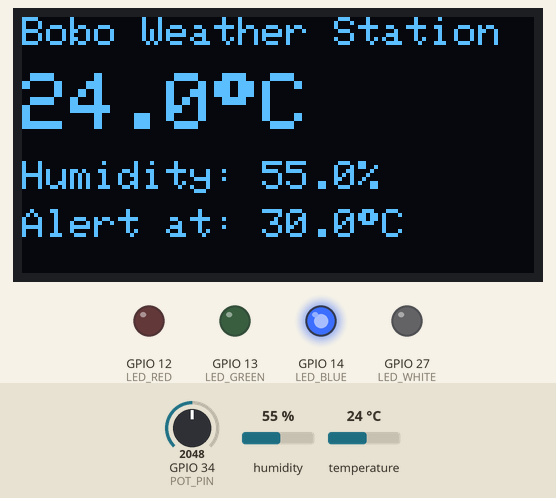
Bench run of a sketch on a simulated ESP32. On the bench: 128×64 one-colour display, output pins drawn as LEDs (lit = HIGH). Inputs (shaded band) come from the test bench; at power-on: humidity 55 %, GPIO 34 (POT_PIN) = 2048, temperature 24 °C. WiFi joins after 1.5 s; servers stay silent unless stated; what the sketch prints to the serial monitor is not drawn.

Above: at 2.7 s.
2.8 s: humidity set to 68 %
At 5.1 s:
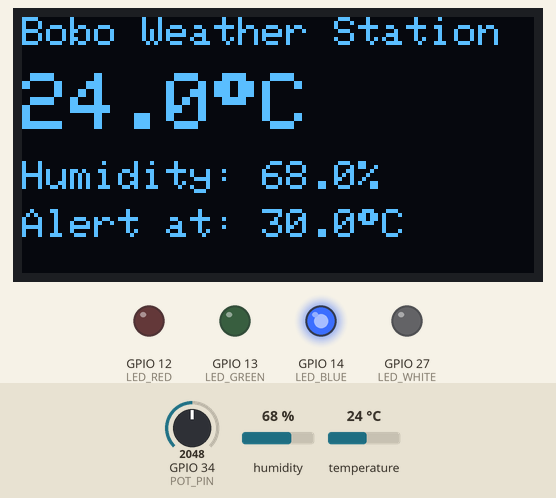
5.5 s: humidity set to 71 %
At 6.0 s:
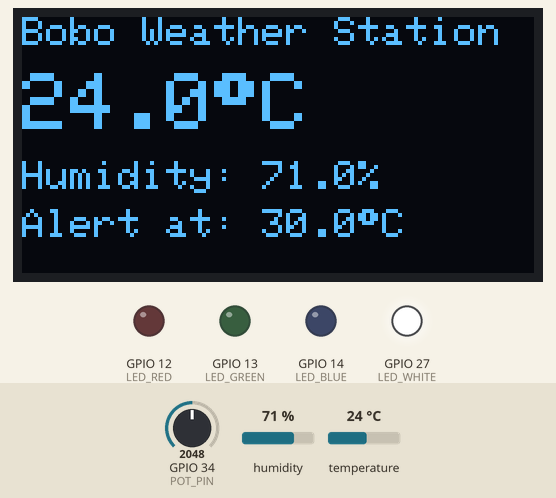
8.2 s: GPIO 34 (POT_PIN) set to 1084
At 10.3 s:
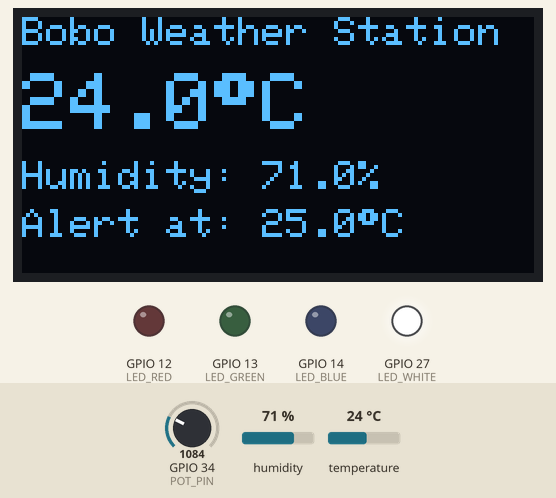
11.2 s: GPIO 34 (POT_PIN) set to 998
At 12.4 s:
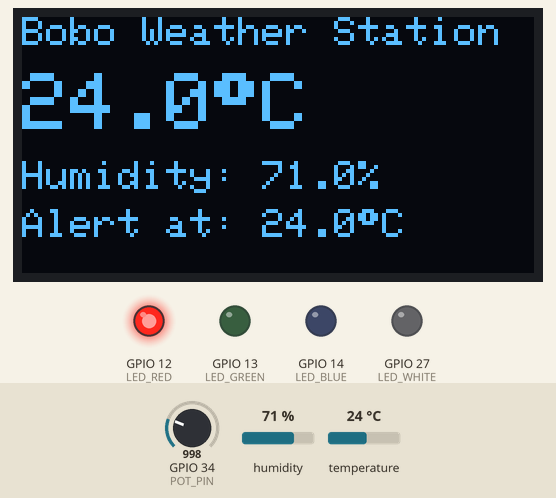
13.9 s: humidity set to 22 %
At 16.6 s:
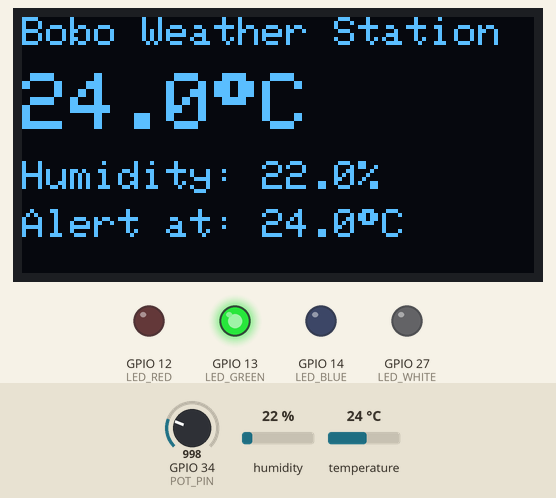
17.4 s: temperature set to 22 °C
At 18.8 s:
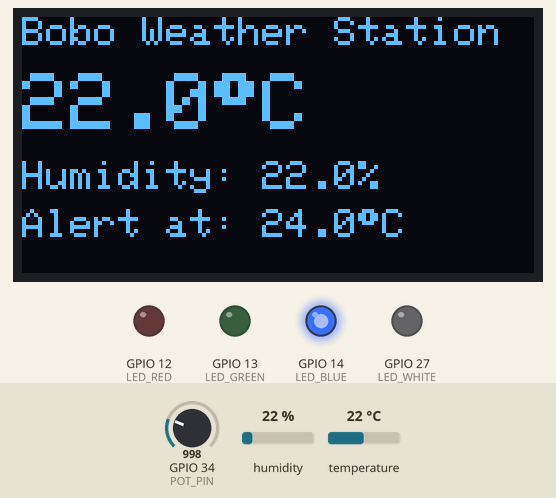
Timing chart, 0 to 20.4 s (numbered marks = the images above; inputs shaded):
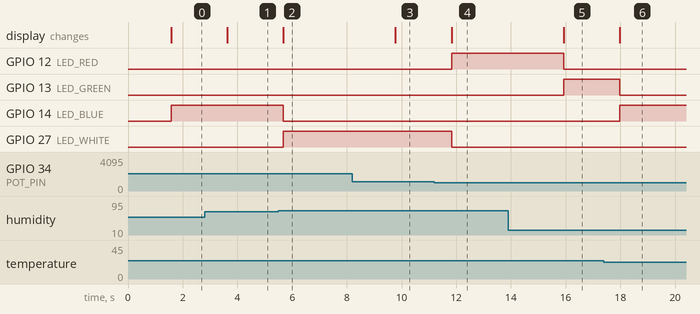

The sketch:

weather_station.ino
```cpp
#include <Wire.h>
#include <Adafruit_GFX.h>
#include <Adafruit_SSD1306.h>
#include <DHT.h>
#include <WiFi.h>

// Pinouts
#define DHTPIN       4
#define DHTTYPE      DHT11
#define POT_PIN      34          // analog input
#define LED_RED      12
#define LED_GREEN   13
#define LED_BLUE     14
#define LED_WHITE    27

// OLED setup
#define SCREEN_WIDTH  128
#define SCREEN_HEIGHT 64
Adafruit_SSD1306 display(SCREEN_WIDTH, SCREEN_HEIGHT, &Wire, -1);

// Sensor setup
DHT dht(DHTPIN, DHTTYPE);

// Wifi
const char* ssid     = "YOUR_SSID";
const char* password = "YOUR_PASSWORD";

// Thresholds (adjusted by potentiometer)
float tempThreshold  = 30.0;   // potentiometer shifts this
float humidThreshold = 70.0;   // fixed

void setup() {
  Serial.begin(115200);

  // LED pins
  pinMode(LED_BLUE,  OUTPUT);
  pinMode(LED_GREEN, OUTPUT);
  pinMode(LED_WHITE, OUTPUT);
  pinMode(LED_RED,    OUTPUT);

  // OLED
  if (!display.begin(SSD1306_SWITCHCAPVCC, 0x3C)) {
    Serial.println("OLED not found!");
    while (true);
  }
  display.clearDisplay();
  display.setTextColor(SSD1306_WHITE);

  // Sensor
  dht.begin();

  // WiFi
  WiFi.begin(ssid, password);
  Serial.print("Connecting to WiFi");
  unsigned long t = millis();
  while (WiFi.status() != WL_CONNECTED && millis() - t < 8000) {
    delay(500); Serial.print(".");
  }
  Serial.println(WiFi.status() == WL_CONNECTED ? "\nConnected!" : "\nWiFi skipped.");
}

void setLEDs(bool b, bool g, bool w, bool r) {
  digitalWrite(LED_BLUE,  b);
  digitalWrite(LED_GREEN, g);
  digitalWrite(LED_WHITE, w);
  digitalWrite(LED_RED,    r);
}

void updateDisplay(float temp, float humidity, float threshold) {
  display.clearDisplay();

  // Title
  display.setTextSize(1);
  display.setCursor(0, 0);
  display.println("Bobo Weather Station");

  // Temperature
  display.setTextSize(2);
  display.setCursor(0, 14);
  display.print(temp, 1);
  display.print((char)247);
  display.println("C");

  // Humidity
  display.setTextSize(1);
  display.setCursor(0, 36);
  display.print("Humidity: ");
  display.print(humidity, 1);
  display.println("%");

  // Threshold
  display.setCursor(0, 48);
  display.print("Alert at: ");
  display.print(threshold, 1);
  display.print((char)247);
  display.println("C");

  display.display();
}

void loop() {
  // Read potentiometer to map to temp threshold (20–40 C)
  int potVal = analogRead(POT_PIN);
  tempThreshold = map(potVal, 0, 4095, 20, 40);

  // Read DHT sensor
  float humidity    = dht.readHumidity();
  float temperature = dht.readTemperature();

  if (isnan(humidity) || isnan(temperature)) {
    Serial.println("Sensor read failed!");
    return;
  }

  Serial.printf("Temp: %.1f°C  Humidity: %.1f%%  Threshold: %.0f°C\n",
                temperature, humidity, tempThreshold);

  // Update display
  updateDisplay(temperature, humidity, tempThreshold);

  // LED logic
  bool tooHot   = temperature >= tempThreshold;
  bool tooHumid = humidity    >= humidThreshold;

  if (tooHot && tooHumid) {
    setLEDs(0, 0, 0, 1);   // RED - danger
  } else if (tooHot) {
    setLEDs(0, 1, 0, 0);   // green- warm
  } else if (tooHumid) {
    setLEDs(0, 0, 1, 0);   // BLUE - humid
  } else {
    setLEDs(1, 0, 0, 0);   // White - all good
  }

  delay(2000);   // DHT22 max sample rate is 0.5 Hz
}
```

Measured:
- the behaviour switches between 69 and 70 % on humidity (found by bisection; images 1 and 2)
- the behaviour switches between 1024 and 1023 on GPIO 34 (POT_PIN) (found by bisection; images 3 and 4)
- the behaviour switches between 24 and 23 °C on temperature (found by bisection; images 5 and 6)
- after the input at 2.8 s, the display: changes after 0.83 s (image 1)
- after the input at 5.5 s, GPIO 14 (LED_BLUE): HIGH → LOW after 0.18 s; GPIO 27 (LED_WHITE): LOW → HIGH after 0.18 s; the display: changes after 0.18 s (image 2)
- after the input at 8.2 s, the display: changes after 1.6 s (image 3)
- after the input at 11.2 s, GPIO 12 (LED_RED): LOW → HIGH after 0.63 s; GPIO 27 (LED_WHITE): HIGH → LOW after 0.63 s; the display: changes after 0.63 s (image 4)
- after the input at 13.9 s, GPIO 12 (LED_RED): HIGH → LOW after 2.0 s; GPIO 13 (LED_GREEN): LOW → HIGH after 2.0 s; the display: changes after 2.0 s (image 5)
- after the input at 17.4 s, GPIO 13 (LED_GREEN): HIGH → LOW after 0.58 s; GPIO 14 (LED_BLUE): LOW → HIGH after 0.58 s; the display: changes after 0.58 s (image 6)
